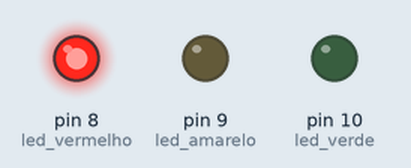
A sketch run on a simulated Arduino Uno, built with avr-gcc and run on an emulated ATmega328P. On the bench: output pins drawn as LEDs (lit = HIGH).

Above: at 3.5 s.
At 11.5 s:
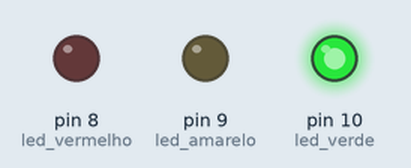
At 17.0 s:
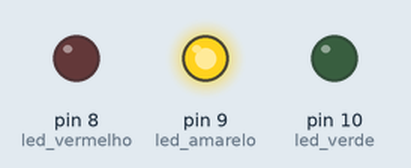
Timing chart, 0 to 23.4 s (numbered marks = the images above):
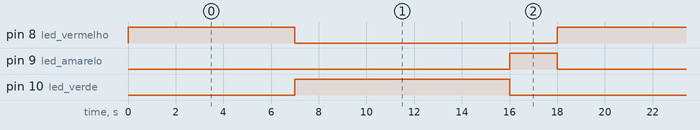

The sketch:

aula-04.ino
```cpp
#define led_vermelho 8
#define led_amarelo 9
#define led_verde 10

void setup() {
  pinMode (led_vermelho,OUTPUT);
  pinMode (led_amarelo,OUTPUT);
  pinMode (led_verde,OUTPUT);

}
void vermelho(int tmp){ //tmp = parâmetro de entrada
  digitalWrite(led_vermelho,HIGH);
  digitalWrite(led_amarelo,LOW);
  digitalWrite(led_verde,LOW);
  delay(tmp*1000);
}
void verde (int tmp){
  digitalWrite(led_vermelho,LOW);
  digitalWrite(led_amarelo,LOW);
  digitalWrite(led_verde,HIGH);
  delay(tmp*1000);
}
void amarelo(int tmp){
  digitalWrite(led_vermelho,LOW);
  digitalWrite(led_amarelo,HIGH);
  digitalWrite(led_verde,LOW);
  delay(tmp*1000);
}
void loop() {
  vermelho(7);
  verde(9);
  amarelo(2);
}
```

Measured:
- by itself, pin 8 (led_vermelho): alternates HIGH for 7.0 s and LOW for 11.0 s
- by itself, pin 9 (led_amarelo): alternates HIGH for 2.0 s and LOW for 16.0 s
- by itself, pin 10 (led_verde): alternates HIGH for 9.0 s and LOW for 9.0 s
